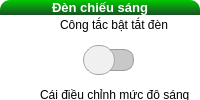
                     <widget class="QFrame" name="Bot_Ctrl_frame_4">
                      <property name="styleSheet">
                       <string notr="true">background-color: rgb(255, 255, 255);
border-radius: 10px;</string>
                      </property>
                      <property name="frameShape">
                       <enum>QFrame::StyledPanel</enum>
                      </property>
                      <property name="frameShadow">
                       <enum>QFrame::Raised</enum>
                      </property>
                      <layout class="QVBoxLayout" name="verticalLayout_28">
                       <property name="spacing">
                        <number>0</number>
                       </property>
                       <property name="leftMargin">
                        <number>0</number>
                       </property>
                       <property name="topMargin">
                        <number>0</number>
                       </property>
                       <property name="rightMargin">
                        <number>0</number>
                       </property>
                       <property name="bottomMargin">
                        <number>0</number>
                       </property>
                       <item>
                        <widget class="QPushButton" name="Bot_Ctrl_frame4_header">
                         <property name="font">
                          <font>
                           <family>Segoe UI</family>
                           <pointsize>10</pointsize>
                           <weight>75</weight>
                           <bold>true</bold>
                          </font>
                         </property>
                         <property name="styleSheet">
                          <string notr="true">color: rgb(255, 255, 255);
background-color: qlineargradient(spread:pad, x1:0, y1:0, x2:0, y2:1, stop:0 rgba(0, 201, 0, 255), stop:1 rgba(25, 81, 36, 255));
border-bottom-left-radius: 0px;
border-bottom-right-radius: 0px;</string>
                         </property>
                         <property name="text">
                          <string>Đèn chiếu sáng</string>
                         </property>
                        </widget>
                       </item>
                       <item>
                        <widget class="QFrame" name="Bot_Ctrl_frame4_body">
                         <property name="frameShape">
                          <enum>QFrame::StyledPanel</enum>
                         </property>
                         <property name="frameShadow">
                          <enum>QFrame::Raised</enum>
                         </property>
                         <widget class="QLabel" name="label_9">
                          <property name="geometry">
                           <rect>
                            <x>60</x>
                            <y>0</y>
                            <width>121</width>
                            <height>20</height>
                           </rect>
                          </property>
                          <property name="styleSheet">
                           <string notr="true">color: rgb(0, 0, 0);</string>
                          </property>
                          <property name="text">
                           <string>Công tắc bật tắt đèn</string>
                          </property>
                         </widget>
                         <widget class="QLabel" name="label_13">
                          <property name="geometry">
                           <rect>
                            <x>40</x>
                            <y>70</y>
                            <width>171</width>
                            <height>20</height>
                           </rect>
                          </property>
                          <property name="styleSheet">
                           <string notr="true">color: rgb(0, 0, 0);</string>
                          </property>
                          <property name="text">
                           <string>Cái điều chỉnh mức độ sáng</string>
                          </property>
                         </widget>
                         <widget class="QSlider" name="open_light_Button">
                          <property name="geometry">
                           <rect>
                            <x>70</x>
                            <y>20</y>
                            <width>81</width>
                            <height>51</height>
                           </rect>
                          </property>
                          <property name="minimumSize">
                           <size>
                            <width>0</width>
                            <height>35</height>
                           </size>
                          </property>
                          <property name="maximumSize">
                           <size>
                            <width>16777215</width>
                            <height>16777215</height>
                           </size>
                          </property>
                          <property name="styleSheet">
                           <string notr="true">QSlider::groove:horizotal{
	border: 1px solid rgb(156, 156, 156);
	color: rgb(0, 0, 255);
	height: 20px;
	width: 45px;
	border-radius: 10px;
	background-color: rgb(200, 200, 200);
	margin: 1px;
}
QSlider::handle:horizotal{
	border:  1px solid rgb(165, 165, 165);
	background-color: rgb(240, 240, 240);
	height: 30px;
	width: 30px;
	border-radius: 15px;
	margin: -5px;
}

QSlider{
	
	background-color: rgba(255, 255, 255, 0);
}</string>
                          </property>
                          <property name="maximum">
                           <number>1</number>
                          </property>
                          <property name="pageStep">
                           <number>1</number>
                          </property>
                          <property name="value">
                           <number>0</number>
                          </property>
                          <property name="sliderPosition">
                           <number>0</number>
                          </property>
                          <property name="orientation">
                           <enum>Qt::Horizontal</enum>
                          </property>
                         </widget>
                         <widget class="QSlider" name="light">
                          <property name="geometry">
                           <rect>
                            <x>20</x>
                            <y>100</y>
                            <width>211</width>
                            <height>22</height>
                           </rect>
                          </property>
                          <property name="styleSheet">
                           <string notr="true">QSlider::groove:Sprinkers{
	border: none;
	height: 10px;
	border-radius: 5px;
	margin: 10px;
	
	background-color: qlineargradient(spread:reflect, x1:0, y1:1, x2:1, y2:0, stop:0.0789133 rgba(0, 246, 255, 255), stop:0.467626 rgba(0, 171, 255, 255), stop:0.937904 rgba(0, 111, 255, 255));
}
QSlider::handle:Sprinkers{
	border: 1px solid  rgb(150, 150, 150);
	background-color: qradialgradient(spread:pad, cx:0.5, cy:0.5, radius:0.5, fx:0.5, fy:0.5, stop:0.169154 rgba(74, 74, 55, 255), stop:1 rgba(255, 255, 255, 255));
	height: 20px;
	width: 20px;
	border-radius: 10px;
	margin: -6px;
}</string>
                          </property>
                          <property name="orientation">
                           <enum>Qt::Horizontal</enum>
                          </property>
                         </widget>
                        </widget>
                       </item>
                      </layout>
                     </widget>
